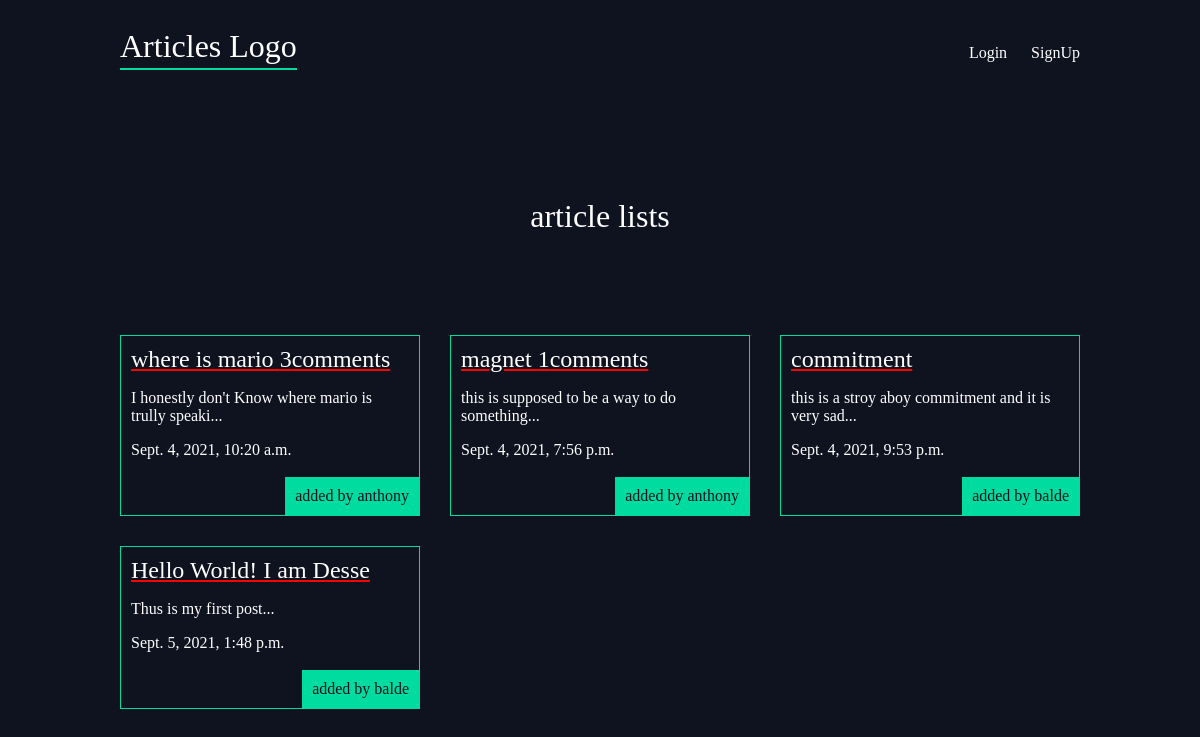
Before: / with the older database file.
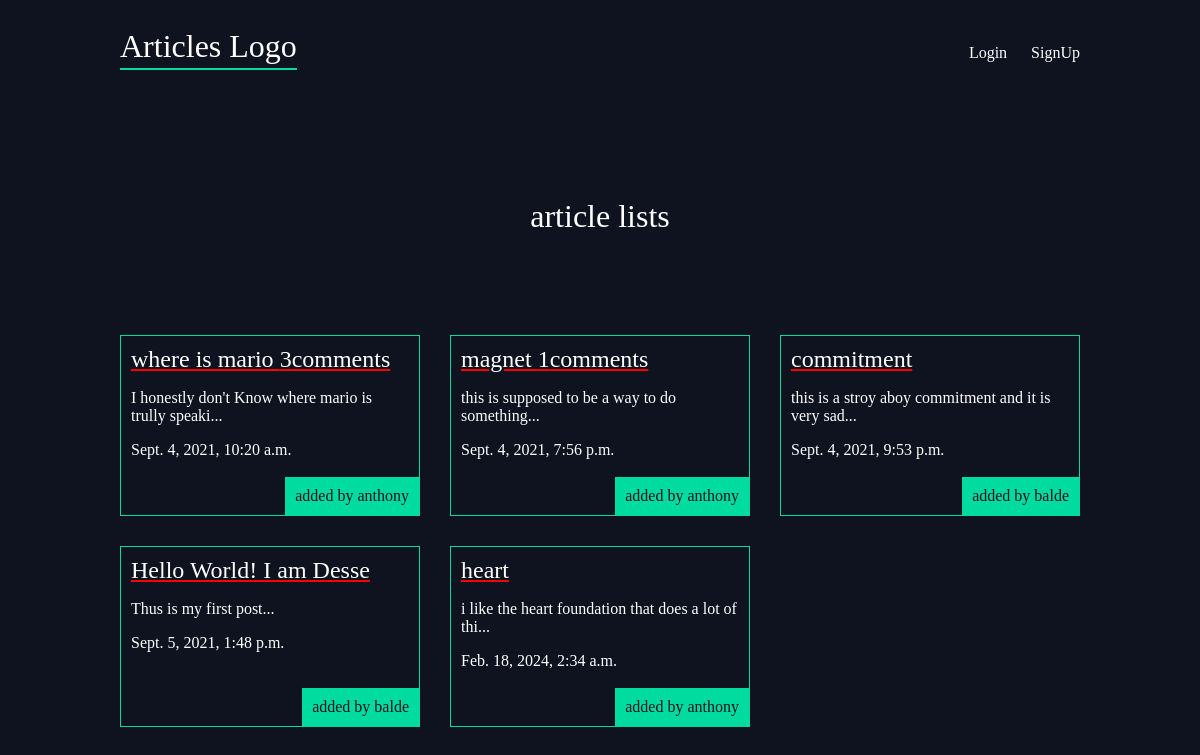
After: the same page with the newer database file.
### articles/models.py (models this page shows, shortened)
class Articles(models.Model):
	title = models.CharField(max_length=100)
	body = models.TextField()
	slug = models.SlugField()
	date = models.DateTimeField(auto_now_add=True)
	thumb = models.ImageField(default="default.jpg", blank=True)
	author = models.ForeignKey(User, default=None, on_delete=models.CASCADE)
	def snippet(self):
		return self.body[:50] + "..."
	def num_comment(self):
		return len(self.comments.all())

class Comment(models.Model):
	title = models.CharField(max_length=100)
	date = models.DateTimeField(auto_now_add=True)
	author = models.ForeignKey(User, default=None, null=True, on_delete=models.SET_NULL, related_name="comments")
	article = models.ForeignKey(Articles, on_delete=models.CASCADE, related_name="comments")

### articles/views.py (the view)
# urls.py: path("", views.article_list, name="list"),
def article_list(request):
	articles = Articles.objects.all().order_by("date")
	context = {
		"articles": articles,
	}
	return render(request, "articles/article_list.html", context)

### articles/templates/articles/article_list.html
{% extends "base_layout.html" %}
{% block content %}
<h1>article lists</h1>
<div class="articles">
	{% for article in articles %}
		<div class="article">
			<h2><a href="{% url 'articles:detail' slug=article.slug %}"> {{article.title}} </a> {% if article.num_comment != 0 %} {{ article.num_comment }}comments {% endif %}</h1>
			<p>{{ article.snippet }}</p>
			<p>{{ article.date }}</p>
			<p class="author">added by {{ article.author.username }}</p>
		</div>
	{% endfor %}
</div>
{% endblock %}

### templates/base_layout.html (shortened to what this page needs)
{% load static %}
<!DOCTYPE html>
<html>
<head>
	<link rel="stylesheet" type="text/css" href="{% static 'style.css' %}">
</head>
<body>
	<header class="wrapper">
		<h1><a href="{% url 'articles:list' %}">Articles Logo</a></h1>
		<nav>
			<ul>
				{% if user.is_authenticated %}
				<li>
					<form class="logo-link" action="{% url 'accounts:logout' %}" method="POST">
							{% csrf_token %}
							<button type="submit">Logout</button>
					</form>
				</li>
				<li><a href="{% url 'articles:create' %}" class="highlight">New Article</a></li>
				{% else %}
					<li>
						<a href="{% url 'accounts:login' %}">Login</a>
					</li>
					<li>
						<a href="{% url 'accounts:signup' %}">SignUp</a>
					</li>
				{% endif %}
			</ul>
		</nav>
	</header>
	<div class="wrapper">
		{% block content %}
		{% endblock %}
	</div>
</body>
</html>

### assets/style.css (style rules this page uses)
body { background-color: #0f121f; color: white; }
body * { font-family: Ubuntu; }
h1, h2, h3, h5 { font-weight: normal; margin: 0; }
a, a:hover, a:visited { color: #fff; text-decoration: none; }
.wrapper { max-width: 960px; margin: 0 auto; }
div.wrapper h1 { text-align: center; margin: 100px auto; font-size: 2.4ems; }
header { display: grid; grid-template-columns: 1fr 1fr; padding: 20px 0; }
header h1 a { border-bottom: 2px solid #00dba0; padding-bottom: 4px; }
nav { justify-self: end; }
nav li { display: inline-block; margin-left: 20px; }
.articles { display: grid; grid-template-columns: 1fr 1fr 1fr; grid-gap: 30px; }
.article { padding: 10px; border: 1px solid #00dba0; position: relative; padding-bottom: 40px; }
.articles .article h2 { text-decoration: underline; text-decoration-color: red; }
.article .author { padding: 10px; background: #00dba0; position: absolute; right: 0; bottom: 0; margin: 0; color: #0f121f; }

Changed rows visible on the page:
added Articles: title "heart", snippet "i like the heart foundation that does a lot of thi...", date "Feb. 18, 2024, 2:34 a.m.", author.username "anthony"
